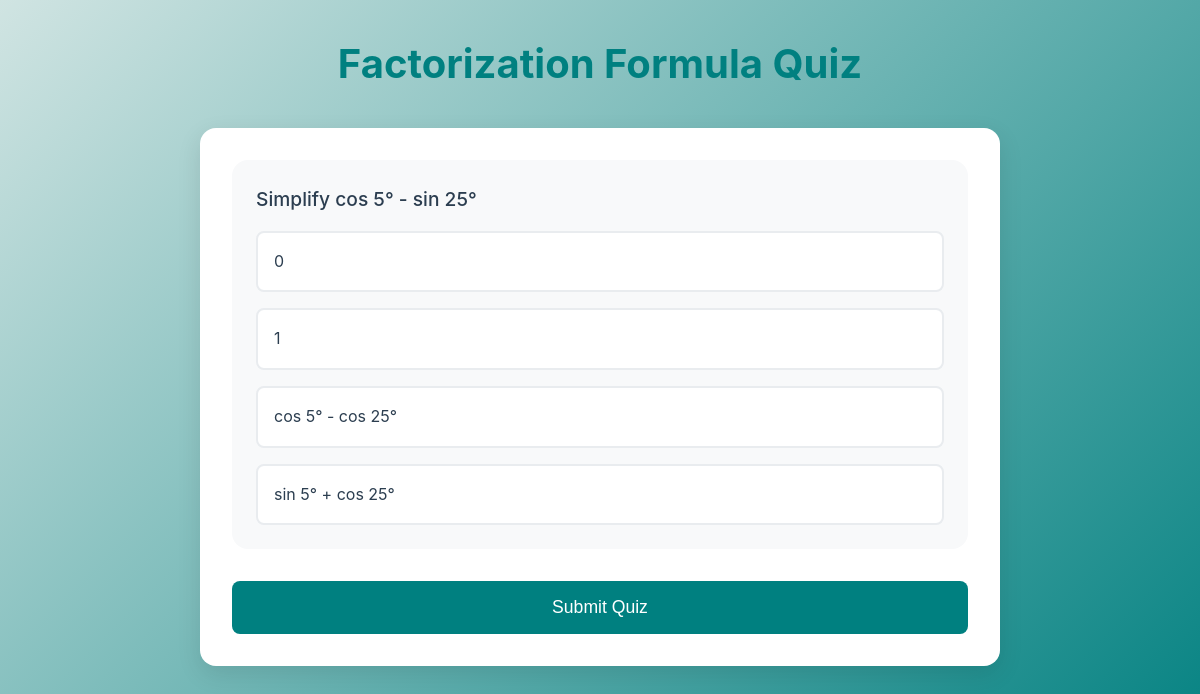
The app's page /reattempt_quiz/5/ (signed in) with its own data.
### myapp/models.py (models this page shows, shortened)
class SubTopic(models.Model):
    topic = models.ForeignKey(Topic, related_name='subtopics', on_delete=models.CASCADE)
    name = models.CharField(max_length=255)

class Question(models.Model):
    DIFFICULTY_CHOICES = [
        ('easy', 'Easy'),
        ('medium', 'Medium'),
        ('hard', 'Hard'),
    ]
    CORRECT_ANSWER_CHOICES = [
        ('A', 'Option A'),
        ('B', 'Option B'),
        ('C', 'Option C'),
        ('D', 'Option D'),
    ]
    question_text = models.CharField(max_length=200)
    option_a = models.CharField(max_length=200)
    option_b = models.CharField(max_length=200)
    option_c = models.CharField(max_length=200)
    option_d = models.CharField(max_length=200)
    correct_answer = models.CharField(max_length=1, choices=CORRECT_ANSWER_CHOICES)
    difficulty = models.CharField(max_length=50, choices=DIFFICULTY_CHOICES)
    sub_topic = models.ForeignKey(SubTopic, on_delete=models.CASCADE)

### myapp/views.py (the view, shortened to what this page needs)
# urls.py: path('reattempt_quiz/<int:sub_topic_id>/', views.reattempt_quiz, name='reattempt_quiz'),
@login_required
def reattempt_quiz(request, sub_topic_id):
    sub_topic = get_object_or_404(SubTopic, pk=sub_topic_id)
    questions = sub_topic.question_set.all()
    context = {
        'sub_topic': sub_topic,
        'questions': questions,
    }
    return render(request, 'myapp/reattempt_quiz.html', context)

### myapp/templates/myapp/reattempt_quiz.html (shortened to what this page needs)
<!DOCTYPE html>
<html lang="en">
<head>
    <link href="https://cdnjs.cloudflare.com/ajax/libs/inter-ui/3.19.3/inter.css" rel="stylesheet">
</head>
<body>
    <div class="container">
        <h1>{{ sub_topic.name }} Quiz</h1>
        <div class="quiz-card">
            <form method="post">
                {% for question in questions %}
                <div class="question-container">
                    <p class="question-text">{{ question.question_text }}</p>
                    <div class="options-container">
                        <div class="option-wrapper">
                            <label for="q{{ question.id }}_a" class="radio-label">{{ question.option_a }}</label>
                        </div>
                        <div class="option-wrapper">
                            <label for="q{{ question.id }}_b" class="radio-label">{{ question.option_b }}</label>
                        </div>
                        <div class="option-wrapper">
                            <label for="q{{ question.id }}_c" class="radio-label">{{ question.option_c }}</label>
                        </div>
                        <div class="option-wrapper">
                            <label for="q{{ question.id }}_d" class="radio-label">{{ question.option_d }}</label>
                        </div>
                    </div>
                </div>
                {% endfor %}
                <button type="submit" class="submit-btn">Submit Quiz</button>
            </form>
        </div>
    </div>
</body>
</html>

### myapp/templates/myapp/reattempt_quiz.html (style rules this page uses)
:root { --primary-color: #008080; --secondary-color: #005f5f; --background-gradient: linear-gradient(135deg, #d0e4e2, #008080); --white: #ffffff; --text-color: #2c3e50; --text-muted: #6c757d; --box-shadow: 0 8px 25px rgba(0, 0, 0, 0.1); --radius: 16px; --font-family-primary: 'Plus Jakarta Sans', -apple-system, BlinkMacSystemFont, 'Segoe UI', Roboto, 'Helvetica Neue', Arial, sans-serif; --transition-speed: 0.4s; }
* { margin: 0; padding: 0; box-sizing: border-box; }
body { font-family: var(--font-family-primary); background: var(--background-gradient); min-height: 100vh; padding: 2rem; color: var(--text-color); line-height: 1.6; }
.container { max-width: 800px; margin: 0 auto; }
.quiz-card { background: var(--white); border-radius: var(--radius); box-shadow: var(--box-shadow); padding: 2rem; margin-top: 2rem; }
h1 { color: var(--primary-color); text-align: center; margin-bottom: 2rem; font-size: 2.5rem; }
.question-container { margin-bottom: 2rem; padding: 1.5rem; border-radius: var(--radius); background: #f8f9fa; }
.question-text { font-size: 1.2rem; font-weight: 500; margin-bottom: 1rem; }
.options-container { display: grid; gap: 1rem; }
.option-wrapper { position: relative; }
.radio-label { display: block; padding: 1rem; background: var(--white); border: 2px solid #e9ecef; border-radius: calc(var(--radius) / 2); cursor: pointer; transition: all var(--transition-speed); }
.submit-btn { display: block; width: 100%; padding: 1rem; background: var(--primary-color); color: var(--white); border: none; border-radius: calc(var(--radius) / 2); font-size: 1.1rem; font-weight: 500; cursor: pointer; transition: background var(--transition-speed); margin-top: 2rem; }

### records on screen
SubTopic: name "Factorization Formula"
Question: question_text "Simplify cos 5° - sin 25°", option_a "0", option_b "1", option_c "cos 5° - cos 25°", option_d "sin 5° + cos 25°"
